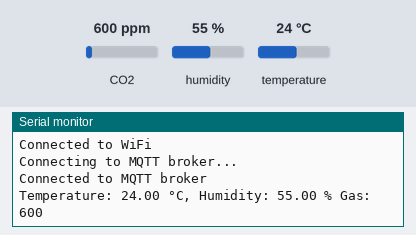
This sketch was run on a simulated ESP32. On the bench: the last lines printed to the serial monitor. The test bench sets the inputs (shaded band); at power-on: CO2 600 ppm, humidity 55 %, temperature 24 °C. WiFi joins after 1.5 s; servers stay silent unless stated; no MQTT or app messages arrive unless stated.

Above: at 4.2 s.
4.3 s: CO2 set to 452 ppm
At 6.3 s:
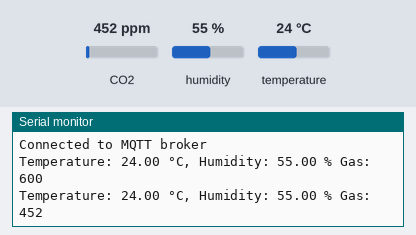
7.0 s: humidity set to 22 %
At 8.0 s:
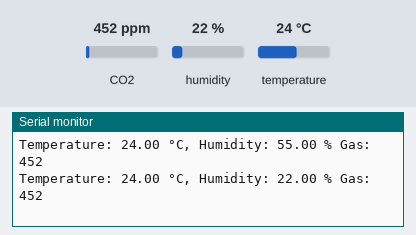
9.7 s: temperature set to 12 °C
At 11.6 s:
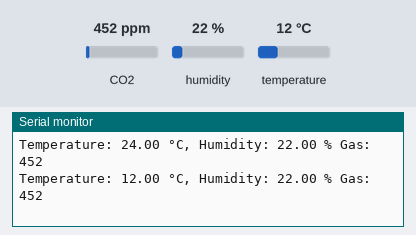
12.4 s: CO2 set to 1050 ppm
At 14.6 s:
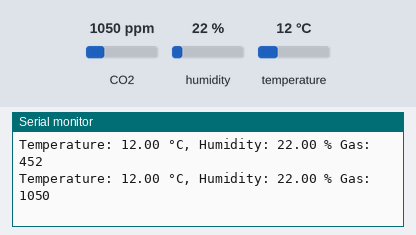
15.1 s: humidity set to 40 %
At 16.4 s:
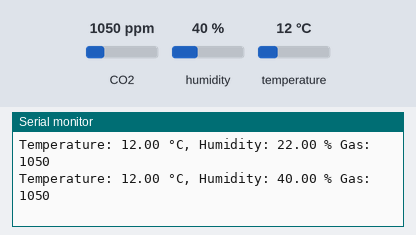
Timing chart, 0 to 18.1 s (numbered marks = the images above; inputs shaded):
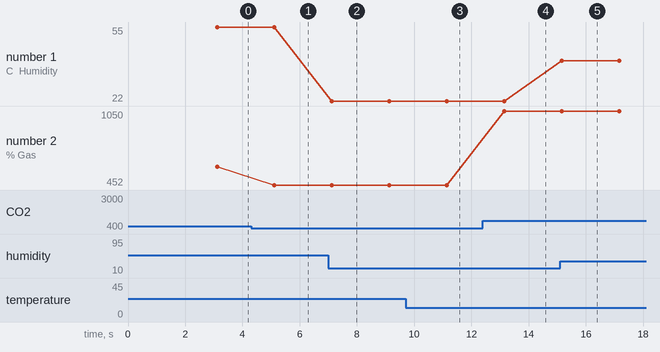

Measured:
- after the input at 4.3 s, the serial monitor: prints a new line after 0.82 s (image 1)
- after the input at 7.0 s, the serial monitor: prints a new line after 0.13 s (image 2)
- after the input at 9.7 s, the serial monitor: prints a new line after 1.4 s (image 3)
- after the input at 12.4 s, the serial monitor: prints a new line after 0.75 s (image 4)
- after the input at 15.1 s, the serial monitor: prints a new line after 0.05 s (image 5)
- plotted number 1: 55 → 22 after the input at 7.0 s, 22 → 40 after the input at 15.1 s
- plotted number 2: 600 → 452 after the input at 4.3 s, 452 → 1050 after the input at 12.4 s

The sketch:

Publisher_Code.ino
```cpp
#include <WiFi.h>
#include <PubSubClient.h>
#include <DHT.h>
#include "MQ135.h"

// WiFi credentials
const char* ssid = "";
const char* password = "";

// ThingsBoard MQTT parameters
const char* mqttServer = "mqtt.thingsboard.cloud";
const int mqttPort = 1883;
const char* mqttUsername = "";

const char* mqttServer1 = "";
const int mqttPort1 = 1883;
const char* mqttClientID = "";

// DHT parameters
#define DHTPIN 4        // Digital pin connected to the DHT sensor
#define DHTTYPE DHT22    // DHT 22

//const int Sensor_input = 32;
const int ANALOGPIN=32;
MQ135 gasSensor = MQ135(ANALOGPIN);

DHT dht(DHTPIN, DHTTYPE);

WiFiClient espClient;
WiFiClient espClient1;
PubSubClient client(espClient);
PubSubClient client1(espClient1);

void setup() {
  Serial.begin(115200);
  delay(1000);

  Serial.println("Connecting to WiFi...");
  WiFi.begin(ssid, password);

  while (WiFi.status() != WL_CONNECTED) {
    delay(1000);
    Serial.println("Connecting to WiFi...");
  }

  Serial.println("Connected to WiFi");

  client.setServer(mqttServer, mqttPort);
  client1.setServer(mqttServer1, mqttPort1);
  dht.begin();
}

void loop() {
  if (!client.connected() && !client1.connected()) {
    reconnect();
  }
  client.loop();

  // Reading temperature or humidity takes about 250 milliseconds!
  float humidity = dht.readHumidity();
  float temperature = dht.readTemperature(); // Celsius
  int sensor_Aout = gasSensor.getPPM();  /*Analog value read function*/


  // Check if any reads failed and exit early (to try again).
  if (isnan(humidity) || isnan(temperature)) {
    Serial.println("Failed to read from DHT sensor!");
    delay(2000);
    return;
  }

  // Publish temperature and humidity data to ThingsBoard
  String payload = "{\"temperature\": " + String(temperature) + ", \"humidity\": " + String(humidity) + ", \"Gas\": " + String(sensor_Aout) + "}";

  if(temperature > 30 || humidity > 50 || sensor_Aout > 50)
  {
    client.publish("v1/devices/me/telemetry", payload.c_str());
    client1.publish("topic", payload.c_str());
  }
  else
  {
    client1.publish("topic", payload.c_str());
  }

  Serial.println("Temperature: " + String(temperature) + " °C, Humidity: " + String(humidity) + " %" + " Gas: " + String(sensor_Aout));

  delay(2000); // Adjust delay as needed
}

void reconnect() {
  while (!client.connected() && !client1.connected()) {
    Serial.println("Connecting to MQTT broker...");
    if (client.connect("ESP32Client", mqttUsername, NULL) && client1.connect("ESP32Client", mqttUsername, NULL)) {
      Serial.println("Connected to MQTT broker");
      client.subscribe("v1/devices/me/rpc/request/+");
      client1.subscribe("cdac/diot");
    } else {
      Serial.print("Failed to connect to MQTT broker, rc=");
      Serial.print(client.state());
      Serial.print(client1.state());
      Serial.println(" Retrying in 5 seconds...");
      delay(5000);
    }
  }
}
```
